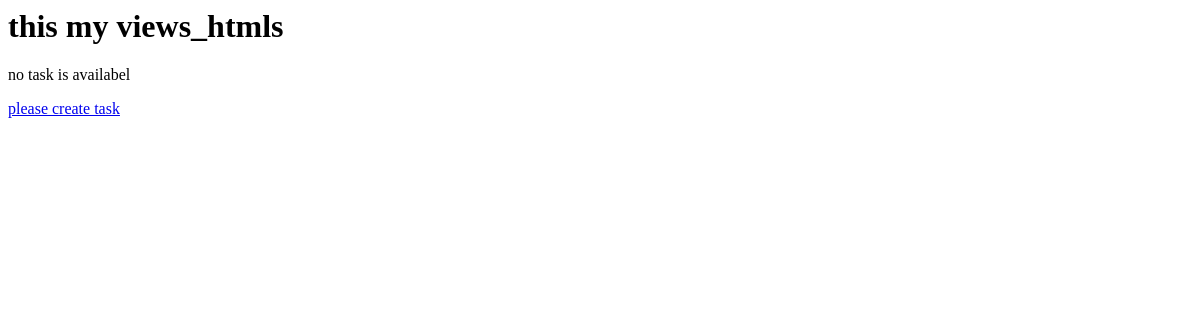
Page /view_tasks on the earlier database version.
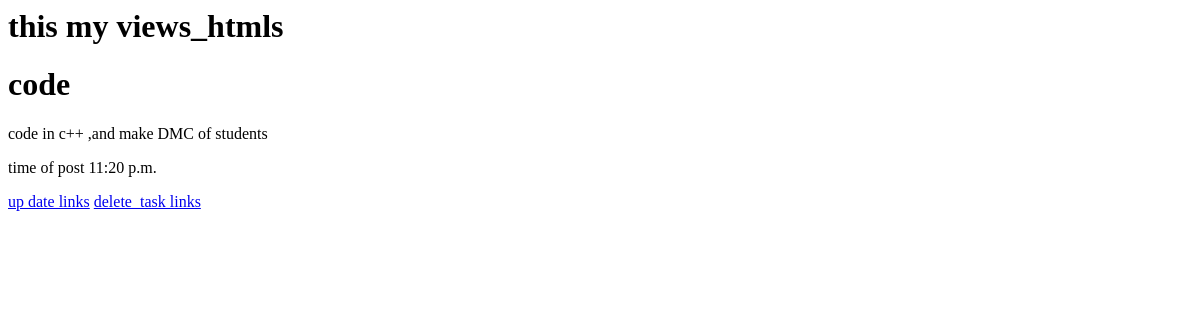
Same page on the later database version.
### crude/models.py (models this page shows, shortened)
class tasks(models.Model):
    title=models.CharField(max_length=30)
    detail=models.CharField(max_length=300)
    post_time=models.TimeField(auto_now_add=True)

### crude/views.py (the view)
# urls.py: path('view_tasks', views.view_tasks,name='view_tasks'),
def view_tasks(request):
    task= tasks.objects.all()
    rev = list(reversed(task))
    context={"tasks": rev}
    return render(request, 'view_tasks.html',context)

### crude/templates/view_tasks.html (shortened to what this page needs)
<h1>this my views_htmls</h1>
{%if not tasks %}
<p>no task is availabel</p>
<a href="{%url 'create_tasks'%}"> please create task</a>
{% endif %}
{% for task in tasks %}
<h1>{{task.title}}</h1>
<p>{{task.detail}}</p>
<p>time of post {{task.post_time}}</p>
<a href="{%url 'update_task' task.id %}"> up date links</a>
<a href="{%url 'delete_task' task.id %}"> delete_task links</a>
{% endfor  %}

Differences in the rows shown:
added tasks: title "code", detail "code in c++ ,and make DMC of students", post_time "11:20 p.m."
Other differences:
text no longer shown: "no task is availabel please create task"
